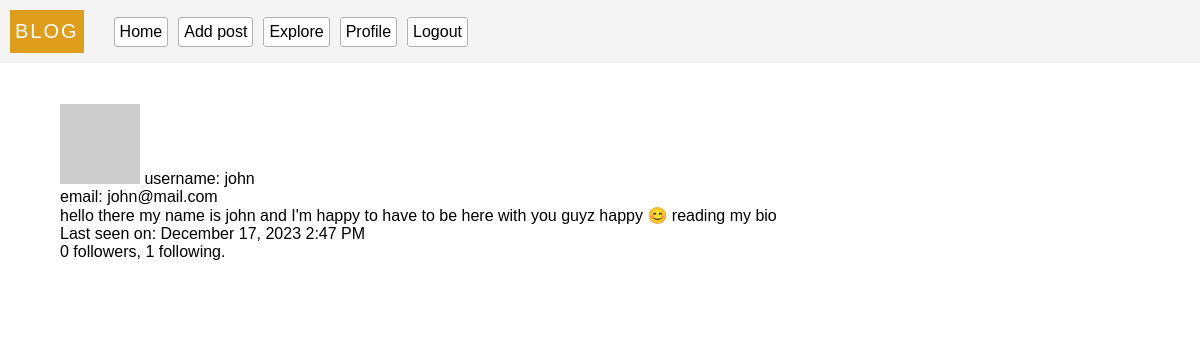
Page /user/2 (signed in) on the earlier database version.
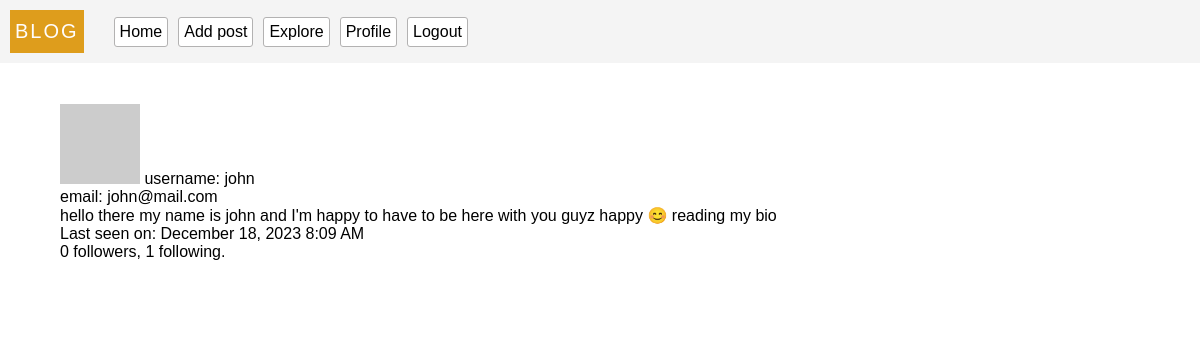
Same page on the later database version.
### models.py (models this page shows, shortened)
class User(db.Model, UserMixin):
  __tablename__ = 'users'
  id = db.Column(db.Integer, primary_key = True)
  username = db.Column(db.String(100), unique = True, index = True)
  email = db.Column(db.String(100), index = True, unique = True)
  password = db.Column(db.String(200))
  last_seen = db.Column(db.DateTime, default=datetime.utcnow, index = True)
  about_me = db.Column(db.String, nullable=True)
  posts = db.relationship(
    'Post',
    backref = 'author',
    lazy = 'dynamic'
  )
  followed = db.relationship(
    'User',
    secondary = followers,
    primaryjoin = (followers.c.follower_id == id),
    secondaryjoin = (followers.c.followed_id == id),
    backref = db.backref('followers', lazy='dynamic'),
    lazy = 'dynamic'
  )
  follower = db.relationship(
    'User',
    secondary = followers,
    primaryjoin = (followers.c.followed_id == id),
    secondaryjoin = (followers.c.follower_id == id),
    backref = db.backref('followed_user', lazy='dynamic'),
    lazy = 'dynamic'
  )
  def avatar(self, size='80'):
    digest = md5(str(self.email).lower().encode('utf-8')).hexdigest()
    return f'https://gravatar.com/avatar/{digest}?d=identicon&s={size}'
  def update_last_seen(self):
    self.last_seen = datetime.utcnow()
    db.session.commit()
  @login.user_loader
  def get_user(id):
    return User.query.get(int(id))

### server.py (the view)
@app.route('/user/<id>')
@login_required
def user_profile(id):
  user = User.query.get(id)
  if user == None:
    flash(_('this user profile cannot be found, profile may have been deleted or suspended !'), 'error')
    return redirect(url_for('index'))
  return render_template('user.html', user=user, posts = user.posts)

### server.py (called while the page is built)
@app.before_request
def validate():
  if current_user.is_authenticated:
    current_user.update_last_seen()

### templates/user.html (shortened to what this page needs)
{% extends 'base.html' %}
{% block content %}
<section>
  <img src="{{user.avatar(100)}}" alt="photo">
  <span>username:  {{user.username}}</span>
  <span> &nbsp;</span>
  <br>
  <sapn>email: {{user.email}}</sapn>
  {% if user.about_me %}<p>{{ user.about_me }}</p>{% endif %}
  {% if user.last_seen %}<p>Last seen on: {{ moment(user.last_seen).format('LLL') }}</p>{% endif %}
  <p>{{ user.follower.count() }} followers, {{ user.followed.count() }} following.</p>
</section>
<section>
  <br> <br>
</section>
{% endblock %}

Differences in the rows shown:
changed User "john": last_seen "December 17, 2023 2:47 PM" → "December 18, 2023 8:09 AM"
